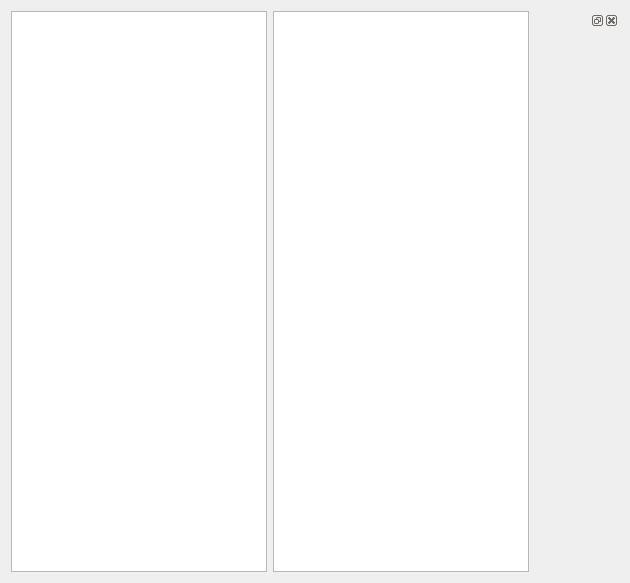
<?xml version="1.0" encoding="UTF-8"?>
<ui version="4.0">
 <class>Engine46FileEditor</class>
 <widget class="QWidget" name="Engine46FileEditor">
  <property name="geometry">
   <rect>
    <x>0</x>
    <y>0</y>
    <width>630</width>
    <height>583</height>
   </rect>
  </property>
  <property name="windowTitle">
   <string>Form</string>
  </property>
  <layout class="QHBoxLayout" name="horizontalLayout">
   <item>
    <widget class="QTreeView" name="treeView"/>
   </item>
   <item>
    <widget class="QListView" name="listView"/>
   </item>
   <item>
    <widget class="QDockWidget" name="dockWidget">
     <widget class="QWidget" name="dockWidgetContents"/>
    </widget>
   </item>
  </layout>
 </widget>
 <resources/>
 <connections/>
</ui>
